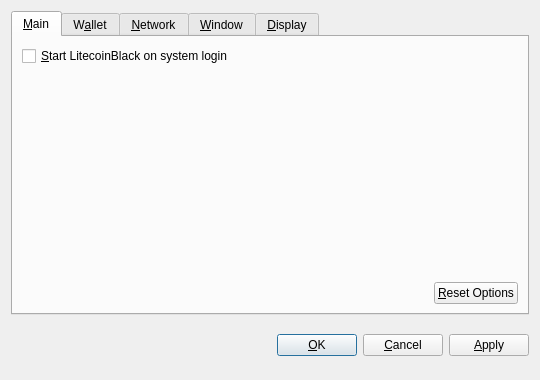
<?xml version="1.0" encoding="UTF-8"?>
<ui version="4.0">
 <class>OptionsDialog</class>
 <widget class="QDialog" name="OptionsDialog">
  <property name="geometry">
   <rect>
    <x>0</x>
    <y>0</y>
    <width>540</width>
    <height>380</height>
   </rect>
  </property>
  <property name="windowTitle">
   <string>Options</string>
  </property>
  <property name="modal">
   <bool>true</bool>
  </property>
  <layout class="QVBoxLayout" name="verticalLayout">
   <item>
    <widget class="QTabWidget" name="tabWidget">
     <property name="tabPosition">
      <enum>QTabWidget::North</enum>
     </property>
     <property name="currentIndex">
      <number>0</number>
     </property>
     <widget class="QWidget" name="tabMain">
      <attribute name="title">
       <string>&amp;Main</string>
      </attribute>
      <layout class="QVBoxLayout" name="verticalLayout_Main">
       <item>
        <widget class="QCheckBox" name="bitcoinAtStartup">
         <property name="toolTip">
          <string>Automatically start LitecoinBlack after logging in to the system.</string>
         </property>
         <property name="text">
          <string>&amp;Start LitecoinBlack on system login</string>
         </property>
        </widget>
       </item>
       <item>
        <spacer name="verticalSpacer_Main">
         <property name="orientation">
          <enum>Qt::Vertical</enum>
         </property>
         <property name="sizeHint" stdset="0">
          <size>
           <width>20</width>
           <height>40</height>
          </size>
         </property>
        </spacer>
       </item>
       <item>
        <layout class="QHBoxLayout" name="horizontalLayout_2_Main">
         <item>
          <spacer name="horizontalSpacer_2_Main">
           <property name="orientation">
            <enum>Qt::Horizontal</enum>
           </property>
           <property name="sizeHint" stdset="0">
            <size>
             <width>40</width>
             <height>20</height>
            </size>
           </property>
          </spacer>
         </item>
         <item>
          <widget class="QPushButton" name="resetButton">
           <property name="toolTip">
            <string>Reset all client options to default.</string>
           </property>
           <property name="text">
            <string>&amp;Reset Options</string>
           </property>
           <property name="autoDefault">
            <bool>false</bool>
           </property>
          </widget>
         </item>
        </layout>
       </item>
      </layout>
     </widget>
     <widget class="QWidget" name="tabWallet">
      <attribute name="title">
       <string>W&amp;allet</string>
      </attribute>
      <layout class="QVBoxLayout" name="verticalLayout_Network">
       <item>
        <widget class="QLabel" name="transactionFeeInfoLabel">
         <property name="text">
          <string>Optional transaction fee per kB that helps make sure your transactions are processed quickly. Most transactions are 1 kB.</string>
         </property>
         <property name="textFormat">
          <enum>Qt::PlainText</enum>
         </property>
         <property name="wordWrap">
          <bool>true</bool>
         </property>
        </widget>
       </item>
       <item>
        <layout class="QHBoxLayout" name="horizontalLayout_1_Main">
         <item>
          <widget class="QLabel" name="transactionFeeLabel">
           <property name="text">
            <string>Pay transaction &amp;fee</string>
           </property>
           <property name="textFormat">
            <enum>Qt::PlainText</enum>
           </property>
           <property name="buddy">
            <cstring>transactionFee</cstring>
           </property>
          </widget>
         </item>
         <item>
          <widget class="BitcoinAmountField" name="transactionFee"/>
         </item>
         <item>
          <spacer name="horizontalSpacer_1_Main">
           <property name="orientation">
            <enum>Qt::Horizontal</enum>
           </property>
           <property name="sizeHint" stdset="0">
            <size>
             <width>40</width>
             <height>20</height>
            </size>
           </property>
          </spacer>
         </item>
        </layout>
       </item>
       <item>
        <widget class="QLabel" name="label">
         <property name="text">
          <string>If you disable the spending of unconfirmed change, the change from a transaction cannot be used until that transaction has at least one confirmation. This also affects how your balance is computed.</string>
         </property>
         <property name="wordWrap">
          <bool>true</bool>
         </property>
        </widget>
       </item>
       <item>
        <widget class="QCheckBox" name="spendZeroConfChange">
         <property name="text">
          <string>Spend unconfirmed change  (experts only)</string>
         </property>
        </widget>
       </item>
       <item>
        <spacer name="verticalSpacer">
         <property name="orientation">
          <enum>Qt::Vertical</enum>
         </property>
         <property name="sizeHint" stdset="0">
          <size>
           <width>20</width>
           <height>40</height>
          </size>
         </property>
        </spacer>
       </item>
      </layout>
     </widget>
     <widget class="QWidget" name="tabNetwork">
      <attribute name="title">
       <string>&amp;Network</string>
      </attribute>
      <layout class="QVBoxLayout" name="verticalLayout_Network">
       <item>
        <widget class="QCheckBox" name="mapPortUpnp">
         <property name="toolTip">
          <string>Automatically open the LitecoinBlack client port on the router. This only works when your router supports UPnP and it is enabled.</string>
         </property>
         <property name="text">
          <string>Map port using &amp;UPnP</string>
         </property>
        </widget>
       </item>
       <item>
        <widget class="QCheckBox" name="connectSocks">
         <property name="toolTip">
          <string>Connect to the LitecoinBlack network through a SOCKS proxy (e.g. when connecting through Tor).</string>
         </property>
         <property name="text">
          <string>&amp;Connect through SOCKS proxy:</string>
         </property>
        </widget>
       </item>
       <item>
        <layout class="QHBoxLayout" name="horizontalLayout_Network">
         <item>
          <widget class="QLabel" name="proxyIpLabel">
           <property name="text">
            <string>Proxy &amp;IP:</string>
           </property>
           <property name="textFormat">
            <enum>Qt::PlainText</enum>
           </property>
           <property name="buddy">
            <cstring>proxyIp</cstring>
           </property>
          </widget>
         </item>
         <item>
          <widget class="QValidatedLineEdit" name="proxyIp">
           <property name="maximumSize">
            <size>
             <width>140</width>
             <height>16777215</height>
            </size>
           </property>
           <property name="toolTip">
            <string>IP address of the proxy (e.g. 127.0.0.1)</string>
           </property>
          </widget>
         </item>
         <item>
          <widget class="QLabel" name="proxyPortLabel">
           <property name="text">
            <string>&amp;Port:</string>
           </property>
           <property name="textFormat">
            <enum>Qt::PlainText</enum>
           </property>
           <property name="buddy">
            <cstring>proxyPort</cstring>
           </property>
          </widget>
         </item>
         <item>
          <widget class="QLineEdit" name="proxyPort">
           <property name="maximumSize">
            <size>
             <width>55</width>
             <height>16777215</height>
            </size>
           </property>
           <property name="toolTip">
            <string>Port of the proxy (e.g. 9050)</string>
           </property>
          </widget>
         </item>
         <item>
          <widget class="QLabel" name="socksVersionLabel">
           <property name="text">
            <string>SOCKS &amp;Version:</string>
           </property>
           <property name="textFormat">
            <enum>Qt::PlainText</enum>
           </property>
           <property name="buddy">
            <cstring>socksVersion</cstring>
           </property>
          </widget>
         </item>
         <item>
          <widget class="QValueComboBox" name="socksVersion">
           <property name="toolTip">
            <string>SOCKS version of the proxy (e.g. 5)</string>
           </property>
          </widget>
         </item>
         <item>
          <spacer name="horizontalSpacer_Network">
           <property name="orientation">
            <enum>Qt::Horizontal</enum>
           </property>
           <property name="sizeHint" stdset="0">
            <size>
             <width>40</width>
             <height>20</height>
            </size>
           </property>
          </spacer>
         </item>
        </layout>
       </item>
       <item>
        <spacer name="verticalSpacer_Network">
         <property name="orientation">
          <enum>Qt::Vertical</enum>
         </property>
         <property name="sizeHint" stdset="0">
          <size>
           <width>20</width>
           <height>40</height>
          </size>
         </property>
        </spacer>
       </item>
      </layout>
     </widget>
     <widget class="QWidget" name="tabWindow">
      <attribute name="title">
       <string>&amp;Window</string>
      </attribute>
      <layout class="QVBoxLayout" name="verticalLayout_Window">
       <item>
        <widget class="QCheckBox" name="minimizeToTray">
         <property name="toolTip">
          <string>Show only a tray icon after minimizing the window.</string>
         </property>
         <property name="text">
          <string>&amp;Minimize to the tray instead of the taskbar</string>
         </property>
        </widget>
       </item>
       <item>
        <widget class="QCheckBox" name="minimizeOnClose">
         <property name="toolTip">
          <string>Minimize instead of exit the application when the window is closed. When this option is enabled, the application will be closed only after selecting Quit in the menu.</string>
         </property>
         <property name="text">
          <string>M&amp;inimize on close</string>
         </property>
        </widget>
       </item>
       <item>
        <spacer name="verticalSpacer_Window">
         <property name="orientation">
          <enum>Qt::Vertical</enum>
         </property>
         <property name="sizeHint" stdset="0">
          <size>
           <width>20</width>
           <height>40</height>
          </size>
         </property>
        </spacer>
       </item>
      </layout>
     </widget>
     <widget class="QWidget" name="tabDisplay">
      <attribute name="title">
       <string>&amp;Display</string>
      </attribute>
      <layout class="QVBoxLayout" name="verticalLayout_Display">
       <item>
        <layout class="QHBoxLayout" name="horizontalLayout_1_Display">
         <item>
          <widget class="QLabel" name="langLabel">
           <property name="text">
            <string>User Interface &amp;language:</string>
           </property>
           <property name="textFormat">
            <enum>Qt::PlainText</enum>
           </property>
           <property name="buddy">
            <cstring>lang</cstring>
           </property>
          </widget>
         </item>
         <item>
          <widget class="QValueComboBox" name="lang">
           <property name="toolTip">
            <string>The user interface language can be set here. This setting will take effect after restarting LitecoinBlack.</string>
           </property>
          </widget>
         </item>
        </layout>
       </item>
       <item>
        <layout class="QHBoxLayout" name="horizontalLayout_2_Display">
         <item>
          <widget class="QLabel" name="unitLabel">
           <property name="text">
            <string>&amp;Unit to show amounts in:</string>
           </property>
           <property name="textFormat">
            <enum>Qt::PlainText</enum>
           </property>
           <property name="buddy">
            <cstring>unit</cstring>
           </property>
          </widget>
         </item>
         <item>
          <widget class="QValueComboBox" name="unit">
           <property name="toolTip">
            <string>Choose the default subdivision unit to show in the interface and when sending coins.</string>
           </property>
          </widget>
         </item>
        </layout>
       </item>
       <item>
        <widget class="QCheckBox" name="displayAddresses">
         <property name="toolTip">
          <string>Whether to show LitecoinBlack addresses in the transaction list or not.</string>
         </property>
         <property name="text">
          <string>&amp;Display addresses in transaction list</string>
         </property>
        </widget>
       </item>
       <item>
        <widget class="QCheckBox" name="coinControlFeatures">
         <property name="toolTip">
          <string>Whether to show coin control features or not.</string>
         </property>
         <property name="text">
          <string>Display coin &amp;control features (experts only!)</string>
         </property>
        </widget>
       </item>
       <item>
        <spacer name="verticalSpacer_Display">
         <property name="orientation">
          <enum>Qt::Vertical</enum>
         </property>
         <property name="sizeHint" stdset="0">
          <size>
           <width>20</width>
           <height>40</height>
          </size>
         </property>
        </spacer>
       </item>
      </layout>
     </widget>
    </widget>
   </item>
   <item>
    <layout class="QHBoxLayout" name="horizontalLayout_Buttons">
     <item>
      <spacer name="horizontalSpacer_1">
       <property name="orientation">
        <enum>Qt::Horizontal</enum>
       </property>
       <property name="sizeHint" stdset="0">
        <size>
         <width>40</width>
         <height>48</height>
        </size>
       </property>
      </spacer>
     </item>
     <item>
      <widget class="QLabel" name="statusLabel">
       <property name="font">
        <font>
         <weight>75</weight>
         <bold>true</bold>
        </font>
       </property>
       <property name="text">
        <string/>
       </property>
       <property name="textFormat">
        <enum>Qt::PlainText</enum>
       </property>
       <property name="wordWrap">
        <bool>true</bool>
       </property>
      </widget>
     </item>
     <item>
      <spacer name="horizontalSpacer_2">
       <property name="orientation">
        <enum>Qt::Horizontal</enum>
       </property>
       <property name="sizeHint" stdset="0">
        <size>
         <width>40</width>
         <height>48</height>
        </size>
       </property>
      </spacer>
     </item>
     <item>
      <widget class="QPushButton" name="okButton">
       <property name="text">
        <string>&amp;OK</string>
       </property>
      </widget>
     </item>
     <item>
      <widget class="QPushButton" name="cancelButton">
       <property name="text">
        <string>&amp;Cancel</string>
       </property>
       <property name="autoDefault">
        <bool>false</bool>
       </property>
      </widget>
     </item>
     <item>
      <widget class="QPushButton" name="applyButton">
       <property name="text">
        <string>&amp;Apply</string>
       </property>
       <property name="autoDefault">
        <bool>false</bool>
       </property>
      </widget>
     </item>
    </layout>
   </item>
  </layout>
 </widget>
 <customwidgets>
  <customwidget>
   <class>BitcoinAmountField</class>
   <extends>QSpinBox</extends>
   <header>bitcoinamountfield.h</header>
  </customwidget>
  <customwidget>
   <class>QValueComboBox</class>
   <extends>QComboBox</extends>
   <header>qvaluecombobox.h</header>
  </customwidget>
  <customwidget>
   <class>QValidatedLineEdit</class>
   <extends>QLineEdit</extends>
   <header>qvalidatedlineedit.h</header>
  </customwidget>
 </customwidgets>
 <resources/>
 <connections/>
</ui>
